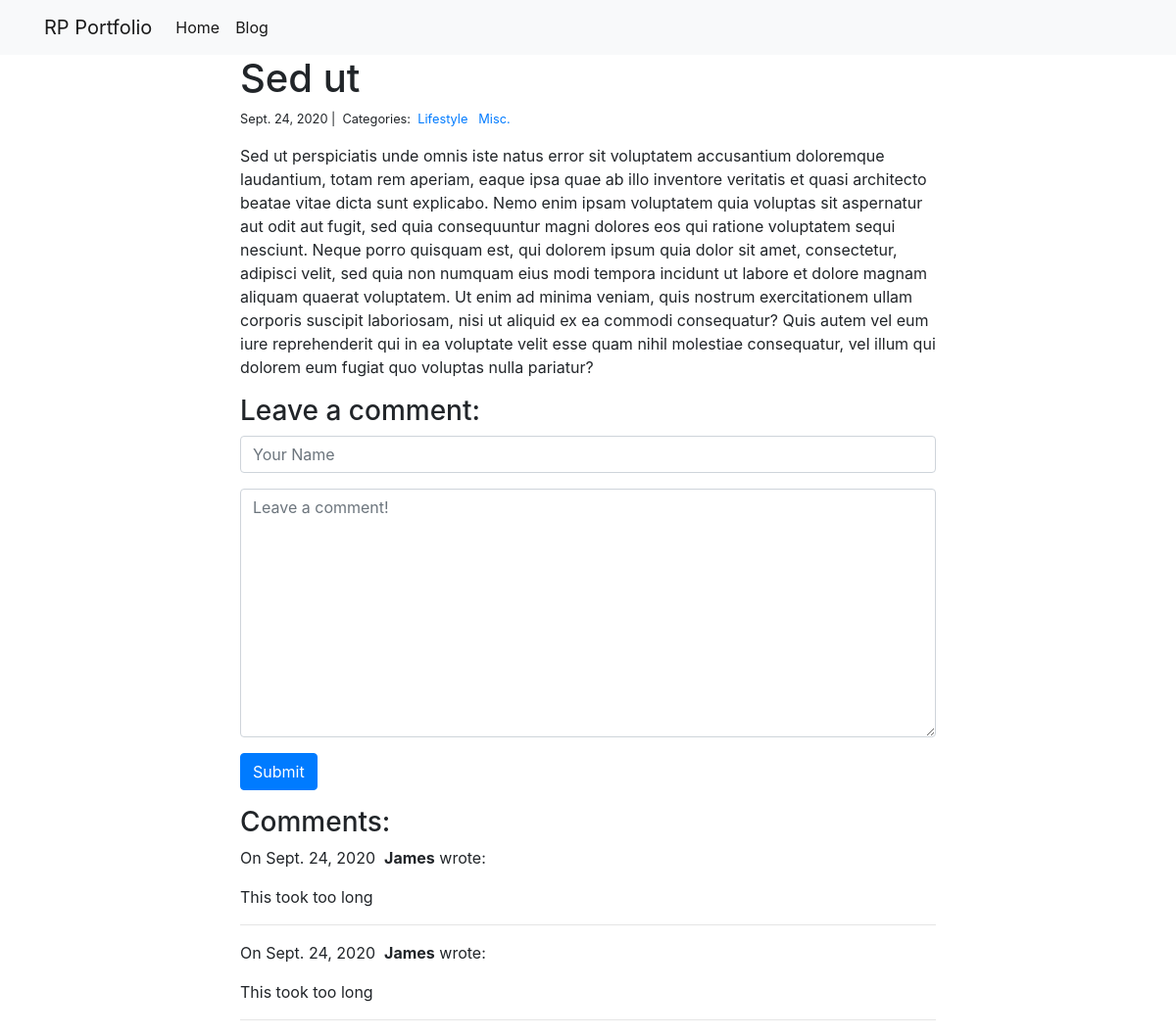
The app's page /blog/2/ with its own data.
### blog/models.py (models this page shows)
class Post(models.Model):
    title = models.CharField(max_length=255)
    body = models.TextField()
    created_on = models.DateTimeField(auto_now_add=True)
    last_modified = models.DateTimeField(auto_now=True)
    categories = models.ManyToManyField('Category', related_name='posts')

class Category(models.Model):
    name = models.CharField(max_length=20)

class Comment(models.Model):
    author = models.CharField(max_length=60)
    body = models.TextField()
    created_on = models.DateTimeField(auto_now_add=True)
    post = models.ForeignKey('Post', on_delete=models.CASCADE)

### blog/views.py (the view, shortened to what this page needs)
# urls.py: path("<int:pk>/", views.blog_detail, name="blog_detail"),
def blog_detail(request, pk):
    post = Post.objects.get(pk=pk)
    form = CommentForm()
    comments = Comment.objects.filter(post=post)
    context = {
        "post": post,
        "comments": comments,
        "form": form,
    }
    return render(request, "blog_detail.html", context)

### blog/forms.py
class CommentForm(forms.Form):
    author = forms.CharField(
        max_length=60,
        widget=forms.TextInput(attrs={
            "class": "form-control",
            "placeholder": "Your Name"
        })
    )
    body = forms.CharField(widget=forms.Textarea(
        attrs={
            "class": "form-control",
            "placeholder": "Leave a comment!"
        })
    )

### blog/templates/blog_detail.html (shortened to what this page needs)
{% extends "base.html" %}
{% block page_content %}
<div class="col-md-8 offset-md-2">
    <h1>{{ post.title }}</h1>
    <small>
        {{ post.created_on.date }} |&nbsp;
        Categories:&nbsp;
        {% for category in post.categories.all %}
        <a href="{% url 'blog_category' category.name %}">
            {{ category.name }}
        </a>&nbsp;
        {% endfor %}
    </small>
    <p>{{ post.body | linebreaks }}</p>
    <h3>Leave a comment:</h3>
    <form action="/blog/{{ post.pk }}/" method="post">
        <div class="form-group">
            {{ form.author }}
        </div>
        <div class="form-group">
            {{ form.body }}
        </div>
        <button type="submit" class="btn btn-primary">Submit</button>
    </form>
    <h3>Comments:</h3>
    {% for comment in comments %}
    <p>
        On {{comment.created_on.date }}&nbsp;
        <b>{{ comment.author }}</b> wrote:
    </p>
    <p>{{ comment.body }}</p>
    <hr>
    {% endfor %}
</div>
{% endblock %}

### personal_portfolio/templates/base.html (shortened to what this page needs)
<link rel="stylesheet" href="https://stackpath.bootstrapcdn.com/bootstrap/4.1.3/css/bootstrap.min.css">
<nav class="navbar navbar-expand-lg navbar-light bg-light">
    <div class="container">
        <a class="navbar-brand" href="{% url 'project_index' %}">RP Portfolio</a>
        <div class="collapse navbar-collapse" id="navbarSupportedContent">
          <ul class="navbar-nav mr-auto">
            <li class="nav-item active">
              <a class="nav-link" href="{% url 'project_index' %}">Home</a>
            </li>
            <li class="nav-item active">
              <a class="nav-link" href="{% url 'blog_index' %}">Blog</a>
            </li>
          </ul>
        </div>
    </div>
</nav>
<div class="container">
    {% block page_content %}{% endblock %}
</div>

### records on screen
Post: title "Sed ut", created_on "Sept. 24, 2020", body "Sed ut perspiciatis unde omnis iste natus error sit voluptatem accusantium doloremque laudantium, totam rem aperiam, eaque ipsa quae ab illo inventore veritatis et quasi architecto beatae vitae dicta sunt explicabo. Nemo enim ipsam voluptatem quia voluptas sit aspernatur aut odit aut fugit, sed quia consequuntur magni dolores eos qui ratione voluptatem sequi nesciunt. Neque porro quisquam est, qui dolorem ipsum quia dolor sit amet, consectetur, adipisci velit, sed quia non numquam eius modi tempora incidunt ut labore et dolore magnam aliquam quaerat voluptatem. Ut enim ad minima veniam, quis nostrum exercitationem ullam corporis suscipit laboriosam, nisi ut aliquid ex ea commodi…"
Category: name "Lifestyle"
Category: name "Misc."
Comment: created_on "Sept. 24, 2020", author "James", body "This took too long"
Comment: created_on "Sept. 24, 2020", author "James", body "This took too long"
